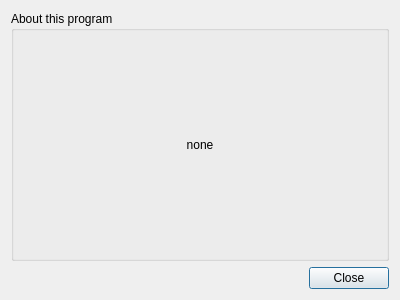
<?xml version="1.0" encoding="UTF-8"?>
<ui version="4.0">
 <class>AboutDataCollectorDialog</class>
 <widget class="QDialog" name="AboutDataCollectorDialog">
  <property name="geometry">
   <rect>
    <x>0</x>
    <y>0</y>
    <width>400</width>
    <height>300</height>
   </rect>
  </property>
  <property name="windowTitle">
   <string>Dialog</string>
  </property>
  <layout class="QVBoxLayout" name="verticalLayout_2">
   <item>
    <widget class="QGroupBox" name="groupBox">
     <property name="title">
      <string>About this program</string>
     </property>
     <layout class="QVBoxLayout" name="verticalLayout">
      <item>
       <widget class="QLabel" name="m_infoL">
        <property name="text">
         <string>none</string>
        </property>
        <property name="alignment">
         <set>Qt::AlignCenter</set>
        </property>
       </widget>
      </item>
     </layout>
    </widget>
   </item>
   <item>
    <widget class="QDialogButtonBox" name="buttonBox">
     <property name="orientation">
      <enum>Qt::Horizontal</enum>
     </property>
     <property name="standardButtons">
      <set>QDialogButtonBox::Close</set>
     </property>
    </widget>
   </item>
  </layout>
 </widget>
 <resources/>
 <connections>
  <connection>
   <sender>buttonBox</sender>
   <signal>accepted()</signal>
   <receiver>AboutDataCollectorDialog</receiver>
   <slot>accept()</slot>
   <hints>
    <hint type="sourcelabel">
     <x>248</x>
     <y>254</y>
    </hint>
    <hint type="destinationlabel">
     <x>157</x>
     <y>274</y>
    </hint>
   </hints>
  </connection>
  <connection>
   <sender>buttonBox</sender>
   <signal>rejected()</signal>
   <receiver>AboutDataCollectorDialog</receiver>
   <slot>reject()</slot>
   <hints>
    <hint type="sourcelabel">
     <x>316</x>
     <y>260</y>
    </hint>
    <hint type="destinationlabel">
     <x>286</x>
     <y>274</y>
    </hint>
   </hints>
  </connection>
 </connections>
</ui>
